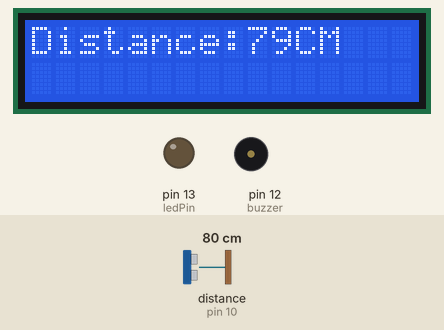
This sketch was run on a simulated Arduino Uno, built with avr-gcc and run on an emulated ATmega328P. Shown: 16×2 character LCD, output pins drawn as LEDs (lit = HIGH), buzzer (waves = sounding, pin HIGH). Wiring (inferred from the names in the program): ultrasonic range finder: trigger pin 11; echo pin 10. Inputs (shaded band) come from the test bench; at power-on: distance to the obstacle (sensor on pin 10) 80 cm. The echo pulse lasts 58.3 µs per cm; pins used as bus, display or sensor lines are not drawn.

Above: at 1.25 s.
1.3 s: distance to the obstacle (sensor on pin 10) set to 2 cm
At 1.6 s:
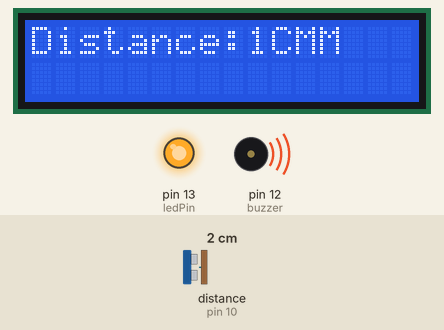
2.8 s: distance to the obstacle (sensor on pin 10) set to 4 cm
At 3.6 s:
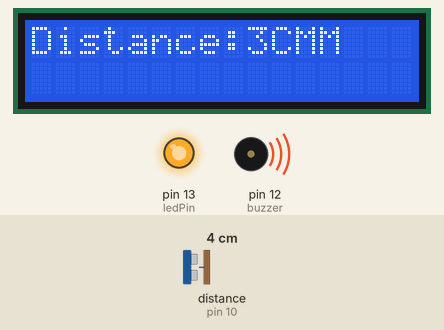
4.3 s: distance to the obstacle (sensor on pin 10) set to 9 cm
At 5.5 s:
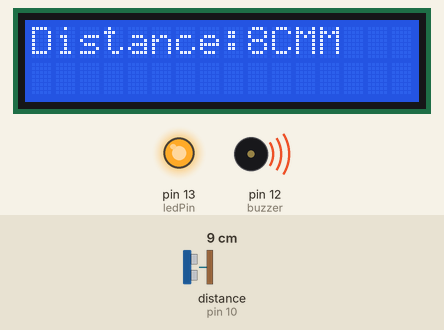
Timing chart, 0 to 7.3 s (numbered marks = the images above; inputs shaded):
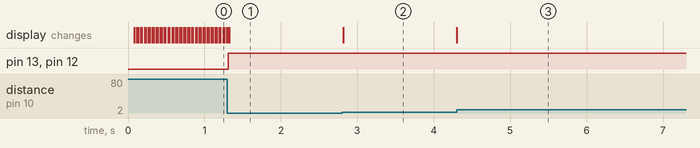

Measured:
- after the input at 1.3 s, pin 13 (ledPin), pin 12 (buzzer): LOW → HIGH at once; the display: first differs from a run without the input at once (image 1)
- after the input at 2.8 s, the display: changes at once (image 2)
- after the input at 4.3 s, the display: changes at once (image 3)

The sketch:

UltrasonicDistanceMeasurementDevice.ino
```cpp
// Author of code : Mihael Beljo --- mihaelbeljo0405@gmail.com
// Contact me if you have any questions about this code
// All rights belong to author, but this software code is open sourced for everyone
// Date : 17/4/2020

// Detail info:
//This code includes Arduino Uno, breadboard, HC-SRO4 sensor, 1602 LCD generic, generic buzzer and basic LED Diode.
//Distance is calculated in centimeters via Assembly code builted in HC-SRO4 sensor. Speed of sound is 340m/so in
//microseconds so speed in microseconds is 0.0304m/us. You need it to divide by two because sound waves travel
//from sensor to object and back off object to sensor. Sensor sends 8 cycled sonic bursts.


#include <LiquidCrystal.h>


// Here you can change the various ports you used for various parts
LiquidCrystal lcd(6 , 7, 5, 4, 3, 2);
const int echoPin = 10;
const int trigPin = 11;
const int buzzer = 12;
const int ledPin = 13;

//
long duration;
int distanceCm;
int safetyDistance;


//
void setup() {

lcd.begin(16,2); // Here you can change LCD size if you use larger or smaller device, most used one is 1602
pinMode(trigPin, OUTPUT);
pinMode(echoPin, INPUT);
pinMode(buzzer, OUTPUT);
pinMode(ledPin, OUTPUT);

}


//
void loop() {

digitalWrite(trigPin, LOW);
delayMicroseconds(2);
digitalWrite(trigPin, HIGH);
delayMicroseconds(10);
digitalWrite(trigPin, LOW);


//
duration = pulseIn(echoPin, HIGH);
distanceCm= duration*0.034/2;


//
safetyDistance = distanceCm;
if (safetyDistance <=10) { // Here you can change the distance for buzzer activation
  digitalWrite(buzzer, HIGH);
  digitalWrite(ledPin, HIGH);
}
else{
  digitalWrite(buzzer, LOW);
  digitalWrite(ledPin, LOW);
}


//
lcd.setCursor(0,0);
lcd.print("Distance:"); // Here you can change text if you need to change it to another language or etc.
lcd.print(distanceCm);
lcd.print("CM");
delay(10);

}
```
